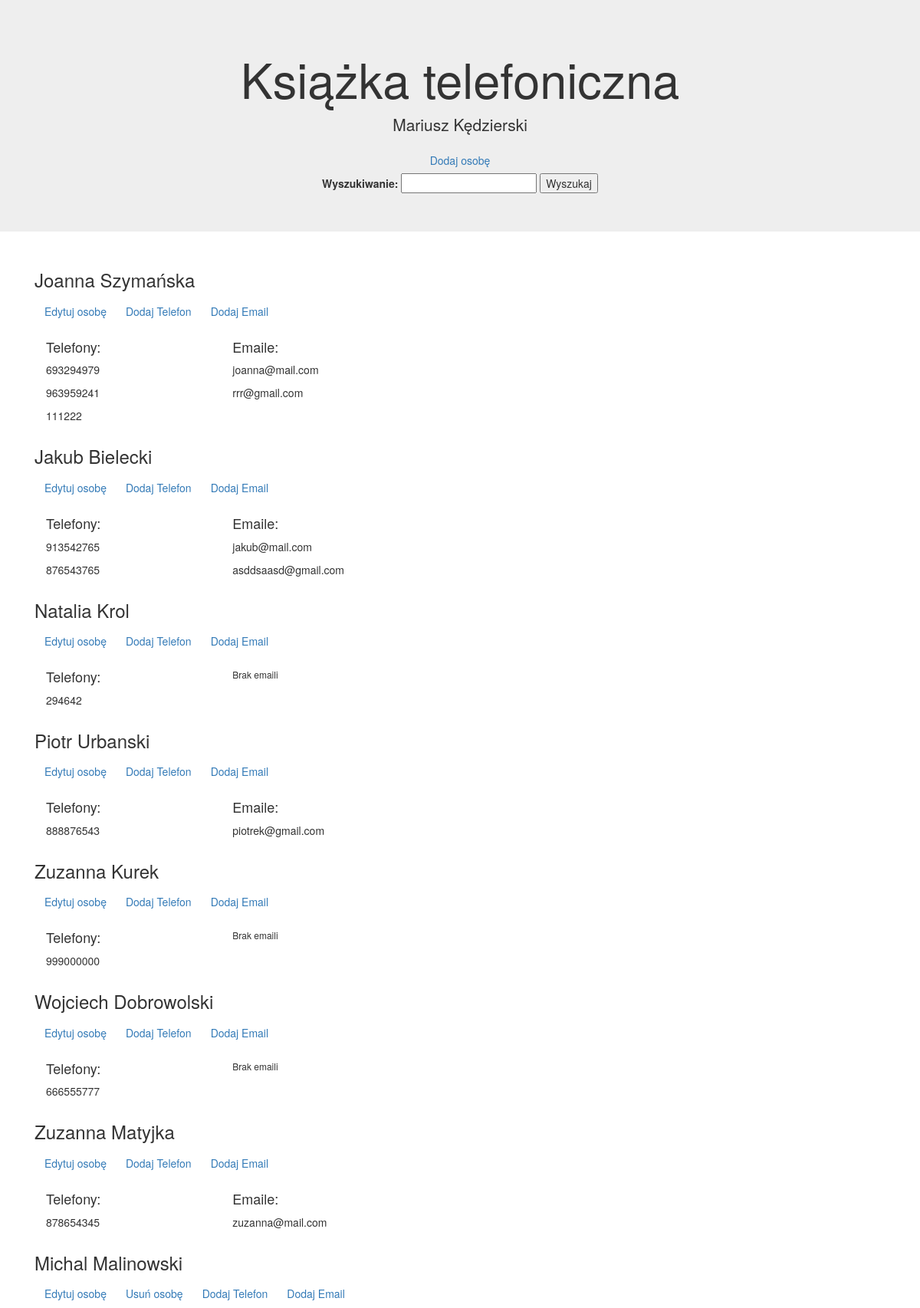
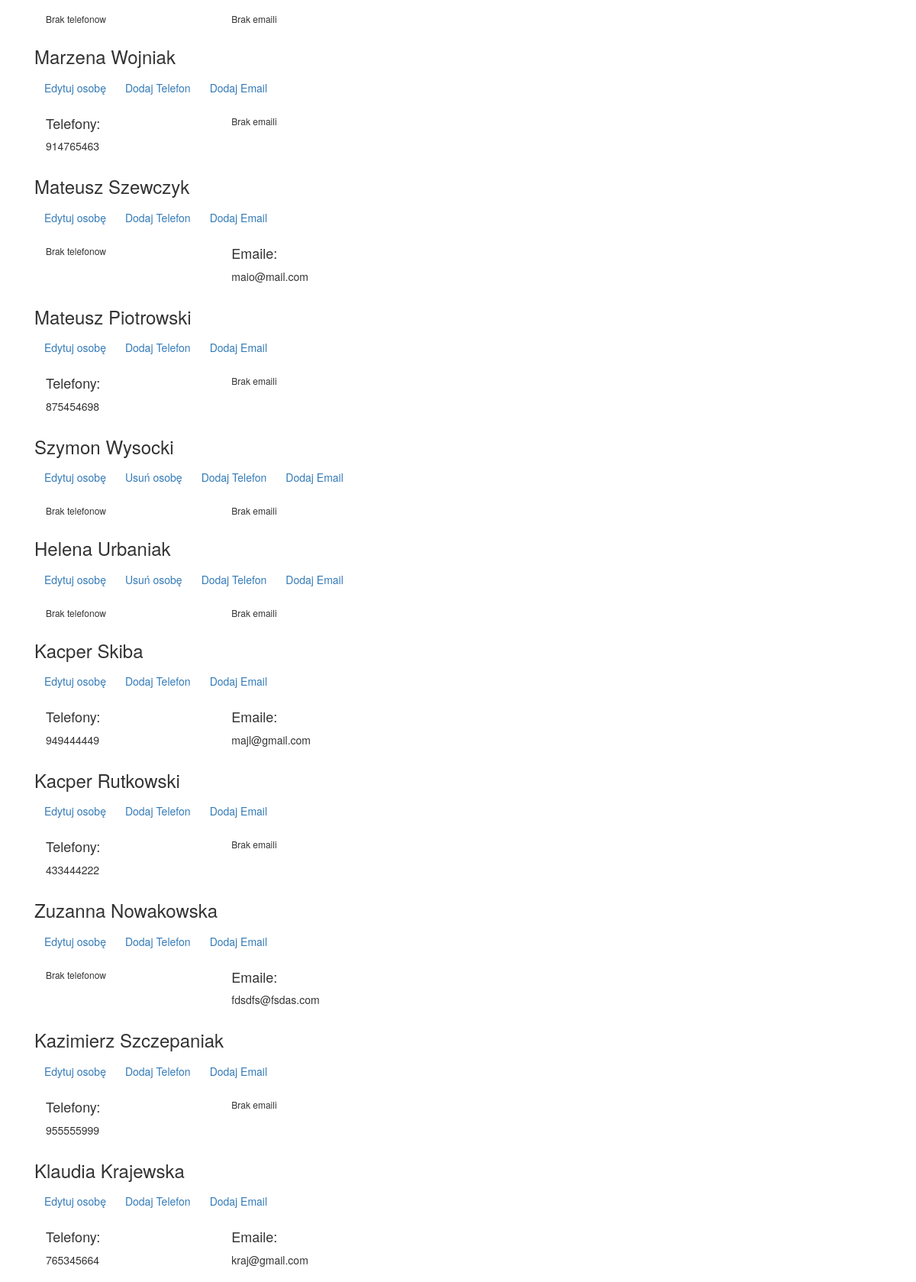
The page / (upper part) on the database its author committed (2 pictures, top to bottom).
### spis_tel/models.py (models this page shows, shortened)
class Osoba(models.Model):
	imie = models.CharField(max_length=50)
	nazwisko = models.CharField(max_length=50)

class Telefon(models.Model):
	osoba = models.ForeignKey(Osoba,related_name='telefony', editable=False, on_delete=models.CASCADE)
	telefon = models.CharField(max_length=50)
	def __str__(self):
		return '{}'.format(self.telefon)

class Email(models.Model):
	osoba = models.ForeignKey(Osoba, editable=False,related_name='emaile', on_delete=models.CASCADE)
	email = models.EmailField()
	def __str__(self):
		return '{}'.format(self.email)

### spis_tel/views.py (the view)
# urls.py: path('', views.Index.as_view(),name='list'),
class Index(ListView):
    model = models.Osoba
    template_name = 'spis_tel/index.html'
    def get_context_data(self, **kwargs):
        query = self.request.GET.get('q', '')
        results = search(query)
        data = super().get_context_data(**kwargs)
        data['query'] = query
        data['results'] = results
        return data

### spis_tel/util.py (called while the page is built)
def search(query):
	if query and query.strip():
		list_query = query.split(' ')
		if len(list_query) > 1:
			q = (Q(imie__icontains=list_query[0])&Q(nazwisko__icontains=list_query[1])|Q(imie__icontains=list_query[1])&Q(nazwisko__icontains=list_query[0]))
		else : q = Q(imie__icontains=query)|Q(nazwisko__icontains=query)|Q(telefony__telefon__icontains=query)|Q(emaile__email__icontains=query)
		osoby = models.Osoba.objects.filter(q).distinct()
		return osoby
	else: return []

### spis_tel/templates/spis_tel/index.html (shortened to what this page needs)
<!DOCTYPE html>
<html lang="pl">
<head>
  <link rel="stylesheet" href="https://maxcdn.bootstrapcdn.com/bootstrap/3.4.0/css/bootstrap.min.css">
</head>
<body>
<div class="jumbotron text-center">
  <h1>Książka telefoniczna</h1>
  <p>Mariusz Kędzierski</p>
<a href="add_osoba" class="btn btn-secondary">Dodaj osobę</a>
<form action="" method="GET">
<label for="q">Wyszukiwanie: </label>
<input type="text" name="q" value="{{ query|escape }}">
<input type="submit" value="Wyszukaj">
</form>
</div>
<div class="container">
{% for o in object_list %}
    <div class="col-sm-8">
      <p><h3>{{o.imie}}   {{o.nazwisko}}</h3>
 	<div class="btn-group">
  	   <a href="/update/{{o.id}}" class="btn btn-secondary">Edytuj osobę</a>
{%if not o.telefony.all and not o.emaile.all%}<a href="/delete/{{o.id}}" class="btn btn-secondary">Usuń osobę</a>{%endif%}
  	   <a href="/add_telefon/{{o.id}}" class="btn btn-secondary">Dodaj Telefon</a>
  	   <a href="/add_email/{{o.id}}" class="btn btn-secondary">Dodaj Email</a>
	</div> </p>
        <div class="col-sm-4">
                {% if o.telefony.all %}
	<h4>Telefony:</h4>
			{% for tel in o.telefony.all %}
				<p>{{tel}}</p>
			{%endfor%}
		{% else %}
			<h6>Brak telefonow</h6></p></p>
		{%endif%}
		</div>
        <div class="col-sm-4">
		{% if o.emaile.all %}
	<h4>Emaile:</h4>
			{% for em in o.emaile.all %}
				<p>{{em}}</p>
			{%endfor%}
		{% else %}
			<h6>Brak emaili</h6></p></p>
		{%endif%}
		</div>
    </div>{%endfor%}
  </div>
</body>
</html>

### rows shown on the page
Osoba: imie "Joanna", nazwisko "Szymańska"
Telefon: telefon "693294979"
Telefon: telefon "963959241"
Telefon: telefon "111222"
Email: email "joanna@mail.com"
Email: email "rrr@gmail.com"
Osoba: imie "Jakub", nazwisko "Bielecki"
Telefon: telefon "913542765"
Telefon: telefon "876543765"
Email: email "jakub@mail.com"
Email: email "asddsaasd@gmail.com"
Osoba: imie "Natalia", nazwisko "Krol", shows "Brak emaili"
Telefon: telefon "294642"
Osoba: imie "Piotr", nazwisko "Urbanski"
Telefon: telefon "888876543"
Email: email "piotrek@gmail.com"
Osoba: imie "Zuzanna", nazwisko "Kurek", shows "Brak emaili"
Telefon: telefon "999000000"
Osoba: imie "Wojciech", nazwisko "Dobrowolski", shows "Brak emaili"
Telefon: telefon "666555777"
Osoba: imie "Zuzanna", nazwisko "Matyjka"
Telefon: telefon "878654345"
Email: email "zuzanna@mail.com"
Osoba: imie "Michal", nazwisko "Malinowski", shows "Brak telefonow", shows "Brak emaili"
Osoba: imie "Marzena", nazwisko "Wojniak", shows "Brak emaili"
Telefon: telefon "914765463"
Osoba: imie "Mateusz", nazwisko "Szewczyk", shows "Brak telefonow"
Email: email "maio@mail.com"
Osoba: imie "Mateusz", nazwisko "Piotrowski", shows "Brak emaili"
Telefon: telefon "875454698"
Osoba: imie "Szymon", nazwisko "Wysocki", shows "Brak telefonow", shows "Brak emaili"
Osoba: imie "Helena", nazwisko "Urbaniak", shows "Brak telefonow", shows "Brak emaili"
Osoba: imie "Kacper", nazwisko "Skiba"
Telefon: telefon "949444449"
Email: email "majl@gmail.com"
Osoba: imie "Kacper", nazwisko "Rutkowski", shows "Brak emaili"
Telefon: telefon "433444222"
Osoba: imie "Zuzanna", nazwisko "Nowakowska", shows "Brak telefonow"
Email: email "fdsdfs@fsdas.com"
Osoba: imie "Kazimierz", nazwisko "Szczepaniak", shows "Brak emaili"
Telefon: telefon "955555999"
Osoba: imie "Klaudia", nazwisko "Krajewska"
Telefon: telefon "765345664"
Email: email "kraj@gmail.com"
